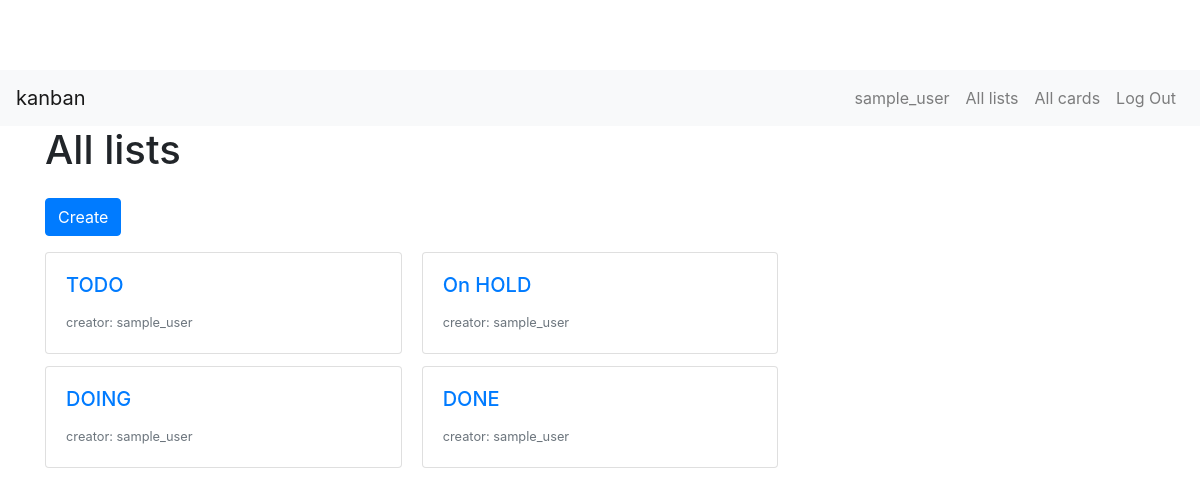
Screenshot of /kanban/lists/ (signed in) with the database file from the repository.
### kanban/models.py (models this page shows, shortened)
class List(models.Model):
    title = models.CharField(max_length=200)
    user = models.ForeignKey(User, on_delete=models.CASCADE)

### kanban/views.py (the view)
# urls.py: path("lists/", views.ListListView.as_view(), name="lists_list"),
class ListListView(LoginRequiredMixin, ListView):
    model = List
    template_name = "kanban/lists/list.html"

### kanban/templates/kanban/lists/list.html
{% extends "kanban/base.html" %}
{% block content %}
<div class="container">
  <h1>All lists</h1>
  <a class="btn btn-primary my-3" href="{% url 'kanban:lists_create' %}" role="button">Create</a>
  <div class="card-columns">
    {% for list in list_list %}
    <a href="{% url 'kanban:lists_detail' list.pk %}" class="card">
      <div class="card-body">
        <h5 class="card-title">{{ list.title }}</h5>
        <footer>
          <small class="text-muted">creator: {{ list.user.username }}</small>
        </footer>
      </div>
    </a>
    {% endfor %}
  </div>
</div>
{% endblock %}

### kanban/templates/kanban/base.html (shortened to what this page needs)
{% load static %}
<!doctype html>
<html lang="en">
  <head>
    <link rel="stylesheet" href="https://stackpath.bootstrapcdn.com/bootstrap/4.3.1/css/bootstrap.min.css">
    <link href="https://use.fontawesome.com/releases/v5.6.1/css/all.css" rel="stylesheet">
    <link rel="stylesheet" type="text/css" href="{% static 'kanban/custom.css' %}">
  </head>
  <body>
    <header>
      <nav class="navbar navbar-expand-lg navbar-light bg-light">
        {% if request.user.is_authenticated %}
        <a class="navbar-brand" href="{% url 'kanban:home' %}">kanban</a>
        {% else %}
        <a class="navbar-brand" href="{% url 'kanban:index' %}">kanban</a>
        {% endif %}
        <div class="collapse navbar-collapse" id="navbarSupportedContent">
          <ul class="navbar-nav">
            {% if request.user.is_authenticated %}
            <li class="nav-item">
              <a class="nav-link" href="{% url 'kanban:users_detail' request.user.pk %}">{{ request.user.username }}</a>
            </li>
            <li class="nav-item">
              <a class="nav-link" href="{% url 'kanban:lists_list' %}">All lists</a>
            </li>
            <li class="nav-item">
              <a class="nav-link" href="{% url 'kanban:cards_list' %}">All cards</a>
            </li>
            <li class="nav-item">
              <a class="nav-link" href="{% url 'logout' %}">Log Out</a>
            </li>
            {% endif %}
          </ul>
        </div>
      </nav>
    </header>
    <main>
      {% block content %}
      {% endblock %}
    </main>
  </body>
</html>

### kanban/static/kanban/custom.css (style rules this page uses)
body { padding-top: 70px; }

### rows the page displays
List: title "TODO", user.username "sample_user"
List: title "DOING", user.username "sample_user"
List: title "On HOLD", user.username "sample_user"
List: title "DONE", user.username "sample_user"

### other values shown
{{ request.user.username }} "sample_user"
